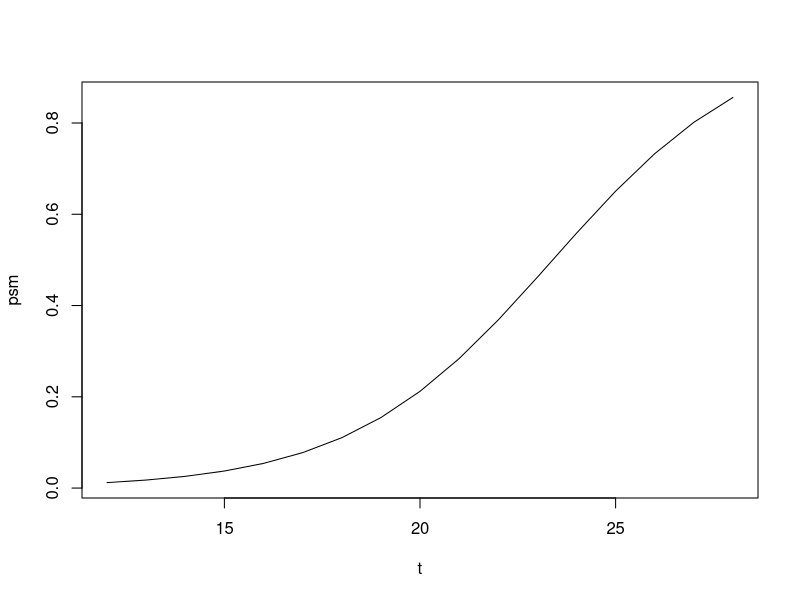
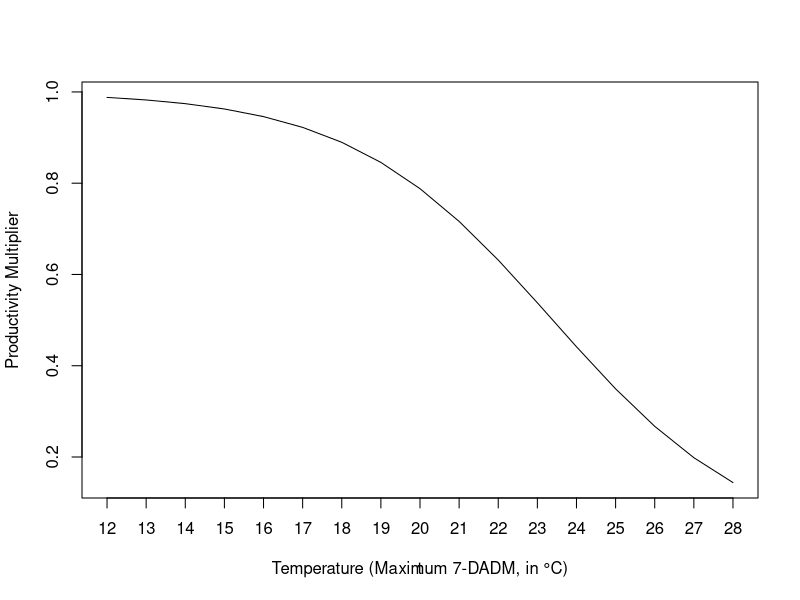
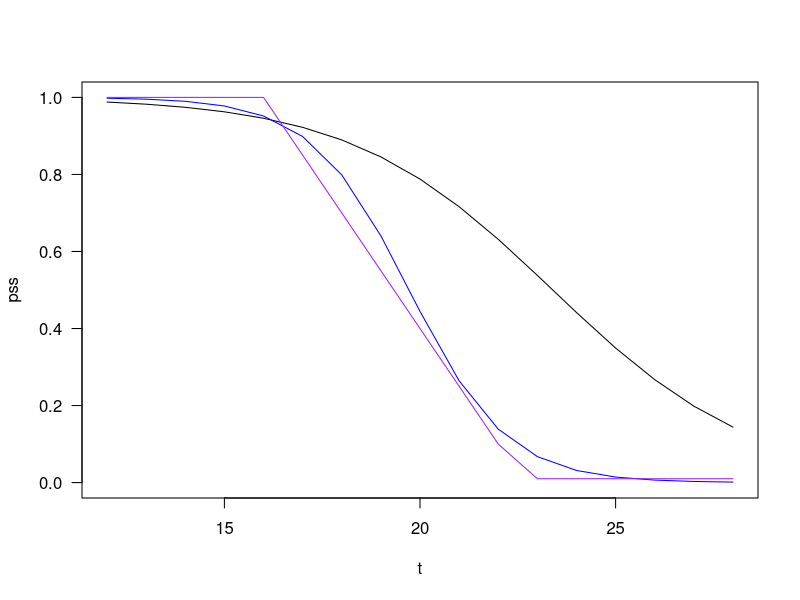

These charts were generated, in order, by the following R code:
## ---- chunk 1
knitr::opts_chunk$set(echo = TRUE, warning = FALSE, message = FALSE)
## ---- chunk 2
bowerman_psm <- function(t,
                        phos = 0,
                        b0 = -9.053,
                        b1 = .387,
                        b2 = .029) {
  logit_psm <- b0 + b1 * t + b2 * phos
  psm <- plogis(logit_psm)
  plot(t, psm, type = 'l')
}
bowerman_psm(t = 12:28)
## ---- chunk 3
bowerman_ps <- function(t,
                        phos = 0,
                        b0 = -9.053,
                        b1 = .387,
                        b2 = .029) {
  logit_pss <- b0 + b1 * t + b2 * phos
  pss <- 1 - plogis(logit_pss)
  
  plot(t, pss, type = 'l', xaxt = 'n', ylab = '')
  axis(side = 1, at = c(12:28))
  title(xlab = 'Temperature (Maximum 7-DADM, in °C)', ylab = 'Productivity Multiplier')
  
}
bowerman_ps(t = 12:28)
## ---- chunk 4
bowerman_ps.alt <- function(t,
                            phos = 0,
                            b0 = -9.053,
                            b1 = .387,
                            b2 = .029) {
  logit_pss <- b0 + b1 * t + b2 * phos
  pss <- 1- plogis(logit_pss)
  plot(t, pss, type = 'l', ylim=c(0,1), las=1)
}

bowerman_ps.alt(t = 12:28)

willamette <- function(t,
                       phos=0,
                       b0 = -13.2061,
                       b1 = 0.7919,
                       b2 = 2.0923) {
  # temps.converted <- -3.277448 + 1.011789*temps
  logit_pss <- b0 + b1 * (-3.277448 + 1.011789*t) + b2 * phos
  pss <- 1- plogis(logit_pss)
  pss
}

lines(12:28, willamette(t = 12:28), col="blue")

cramer.prespawn <- function(t){
  # cites go to Cramer 2001
  # Cramer, S. 2001. The relationship of stream habitat features to potential
  # for production of four salmonid species. S.P. Cramer & Associates, Inc.,
  # February 2001 report to Oregon Building Industry Association, Gresham, OR.
  # where x = prespawning temperature
  # Applications where it's been used in LCMs:
  # mean of daily max 15 July through 15 August; Bartz et al. 2006; Scheuerell et al. 2006
  # mean of daily max Aug. - Sept.; Jorgensen et al. 2009; Honea et al. 2009; Honea et al. 2016
  y <- rep(NA, length(t))
  for(i in 1:length(t)){
    if (t[i] < 16) {y[i] <- 1}
    if (t[i] >= 16 & t[i] < 22.6) {y[i] <- 1 - 0.15*(t[i] - 16)}
    if (t[i] >= 22.6) {y[i] <- 0.01}
  }
  y
}
lines(12:28, cramer.prespawn(t=12:28), col="purple")

